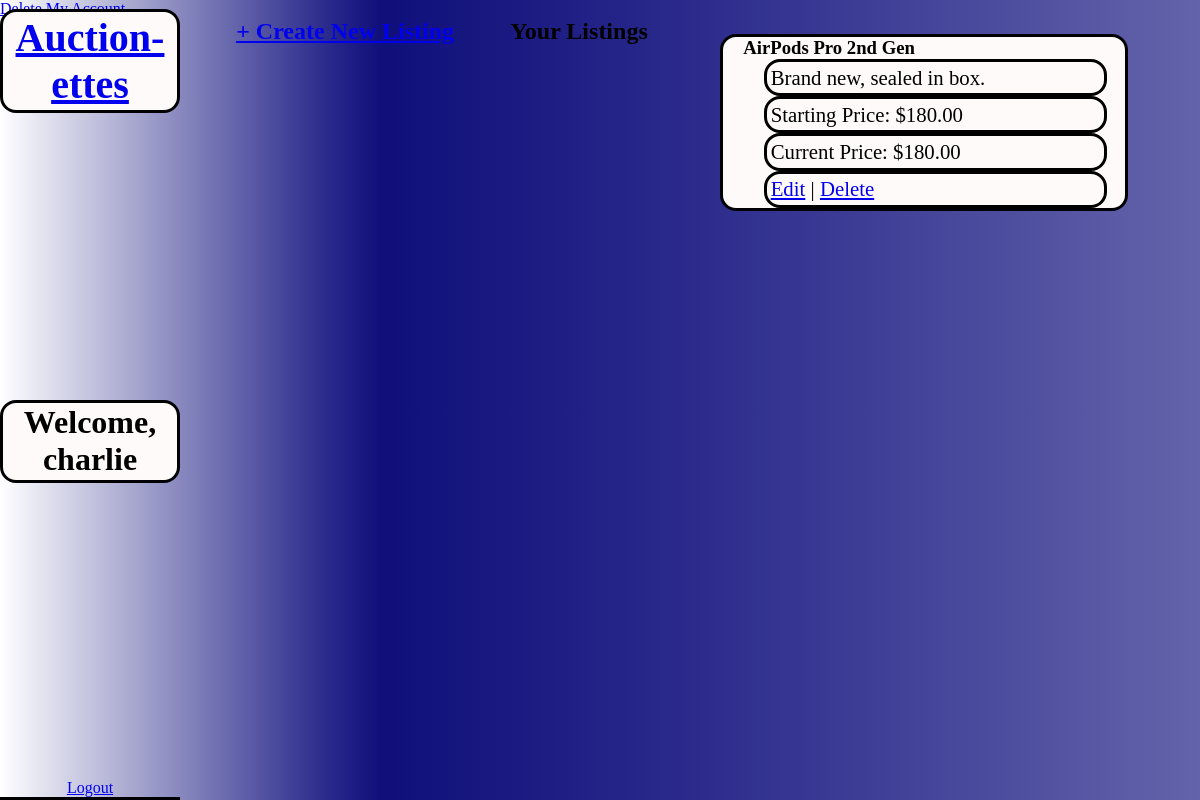
The app's page /account.php (signed in), older data.
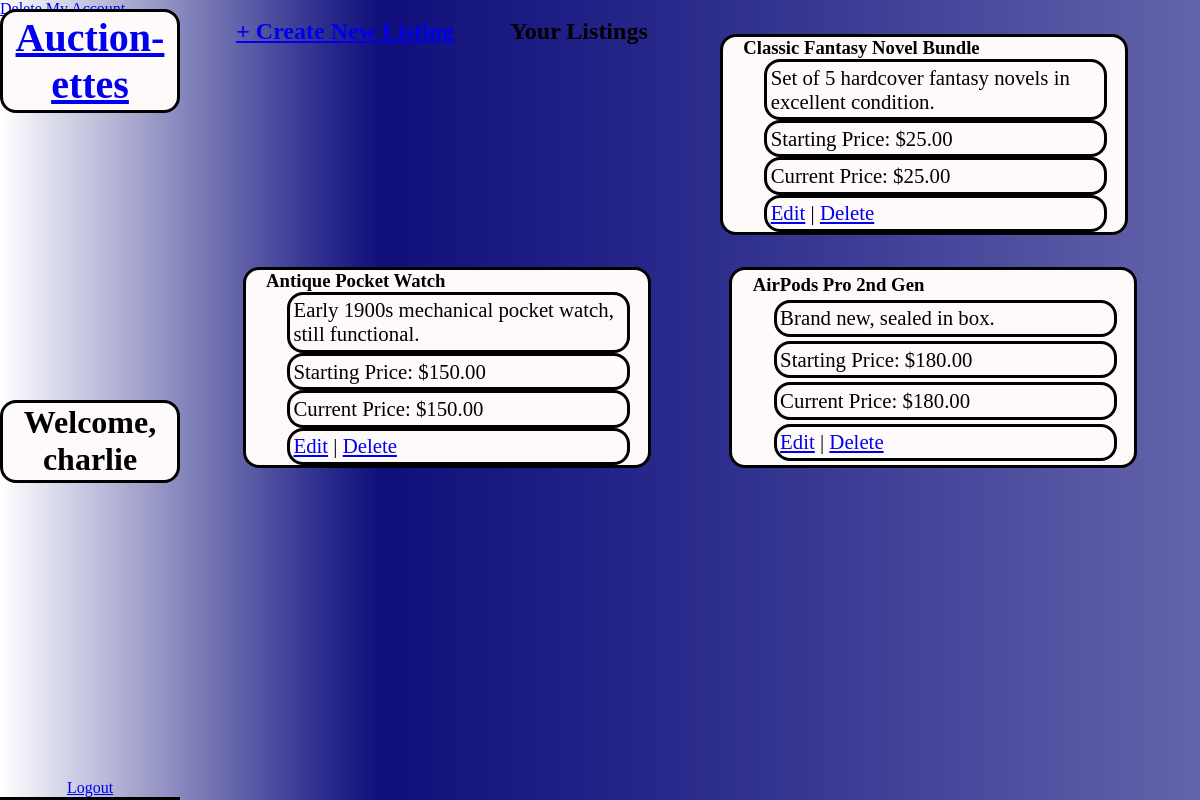
The same page, newer data.
### tables this page shows
CREATE TABLE listing (
    listing_id INT AUTO_INCREMENT PRIMARY KEY,
    user_id INT NOT NULL,
    title VARCHAR(255) NOT NULL,
    description TEXT,
    starting_price DECIMAL(10,2) NOT NULL,
    current_price DECIMAL(10,2) NOT NULL,
    status ENUM('active','sold','expired') NOT NULL DEFAULT 'active',
    image_path VARCHAR(255),
    created_at TIMESTAMP DEFAULT CURRENT_TIMESTAMP,
    updated_at TIMESTAMP NOT NULL DEFAULT CURRENT_TIMESTAMP ON UPDATE CURRENT_TIMESTAMP,
    ends_at DATETIME NOT NULL,
    reserve_price DECIMAL(10,2),
    category_id INT NULL,
    item_condition ENUM('new','used','refurbished') NOT NULL DEFAULT 'used',

    FOREIGN KEY (user_id)
        REFERENCES users(user_id)
        ON DELETE CASCADE,

    FOREIGN KEY (category_id)
        REFERENCES category(category_id)
);

### db-con.php (called while the page is built, shortened)
<?php
$type = 'mysql';
$server = 'localhost';
$db = 'auctionDB';
$port = '3306';
$charset = 'utf8mb4';
$username = 'root';
$password = '';
$options = [
    PDO::ATTR_ERRMODE => PDO::ERRMODE_EXCEPTION,
    PDO::ATTR_DEFAULT_FETCH_MODE => PDO::FETCH_ASSOC,
    PDO::ATTR_EMULATE_PREPARES => false,
];
$dsn = "$type:host=$server;dbname=$db;port=$port;charset=$charset";

### database.php (called while the page is built)
<?php
include 'db-con.php';
class Database {
    private PDO $pdo;
    private static ?Database $instance = null;
    private function __construct() {
        global $dsn, $username, $password, $options;
        try {
            $this->pdo = new PDO($dsn, $username, $password, $options);
        } catch (PDOException $e) {
            echo "{$e->getMessage()}";
        }
    }
    public static function getInstance(): Database {
        if (self::$instance === null) {
            self::$instance = new Database();
        }
        return self::$instance;
    }
    public function getConnection(): PDO {
        return $this->pdo;
    }
}

### listings.php (called while the page is built, shortened)
<?php
require_once 'database.php';
class listing {
    private PDO $pdo;
    public function __construct() {
        $this->pdo = Database::getInstance()->getConnection();
    }
public function getByUser(int $userId): array {
    $query = "SELECT * FROM listing WHERE user_id = :user_id ORDER BY listing_id DESC";
    $stmt = $this->pdo->prepare($query);
    $stmt->bindValue(':user_id', $userId, PDO::PARAM_INT);
    $stmt->execute();
    return $stmt->fetchAll();
}
}

### account.php (the view, shortened to what this page needs)
<?php
require_once 'listings.php';
$listing = new listing();
$userListings = $listing->getByUser($_SESSION['user_id']);
?>
<!DOCTYPE html>
<html>
<head>
    <link href="Homepage.css" rel="stylesheet" />
</head>
<body>
<div id="header">
    <h1><a href="index.php">Auction-ettes</a></h1>
    <h2>Welcome, <?php echo htmlspecialchars($_SESSION['user_name']); ?> </h2>
    <a href="logout.php">Logout</a>
</div>
<p>
    <a href="delete-account.php">Delete My Account</a>
</p>
<main>
    <h2><a href="create-listing.php">+ Create New Listing</a></h2>
    <h2>Your Listings</h2>
    <?php if (!empty($userListings)): ?>
        <?php foreach ($userListings as $item): ?>
           <div id="item">
    <h3><?php echo htmlspecialchars($item['title']); ?></h3>
    <p><?php echo htmlspecialchars($item['description']); ?></p>
    <p>Starting Price: $<?php echo htmlspecialchars($item['starting_price']); ?></p>
    <p>Current Price: $<?php echo htmlspecialchars($item['current_price']); ?></p>
    <p>
        <a href="edit-listing.php?id=<?php echo urlencode($item['listing_id']); ?>">Edit</a>
        |
        <a href="delete-listing.php?id=<?php echo urlencode($item['listing_id']); ?>"
           onclick="return confirm('Are you sure you want to delete this listing?');">
           Delete
        </a>
    </p>
</div>
        <?php endforeach; ?>
    <?php else: ?>
        <p>You haven't created any listings yet.</p>
    <?php endif; ?>
</main>
</body>
</html>

### Homepage.css (style rules this page uses)
* { padding: 0; margin: 0; box-sizing: border-box; }
body { background-image: url('backdrop.png'); }

Row changes from the older to the newer data that the page shows:
added listing: title "Classic Fantasy Novel Bundle", description "Set of 5 hardcover fantasy novels in excellent condition.", starting_price "25.00", current_price "25.00"
added listing: title "Antique Pocket Watch", description "Early 1900s mechanical pocket watch, still functional.", starting_price "150.00", current_price "150.00"
